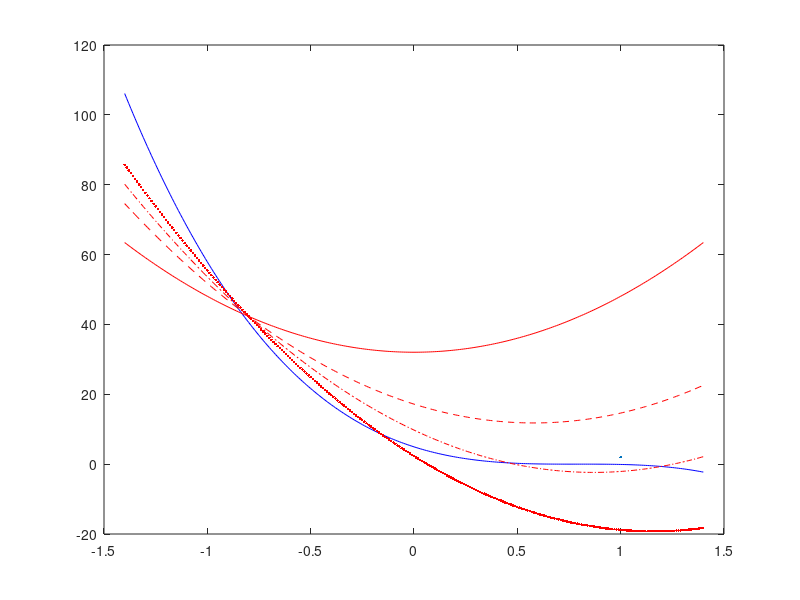

The MATLAB script that drew this image: (Note: this script raises an error after producing the figure.)
clear all; close all; clc

xi = -1.4:0.01:1.4;
mu_0 = 32.04e9;
xi_0 = -0.8;
lambda = 32.04e9;
gamma_r = 3.7150e10;
a0 = 4.9526e9;
a1 = -1.8888e10;
a2 = 2.3960e10;
a3 = -1.0112e10;

%
alpha = 0;

gamma_damaged = alpha * gamma_r;
mu = mu_0 + alpha * xi_0 * gamma_r;

Fs = mu - gamma_damaged .* xi + 0.5 .* lambda .* xi .^ 2;
Fb = a0 + a1 .* xi + a2 .* xi .^ 2 + a3 .* xi .^ 3;

figure();
plot(xi,Fb/1e9,'b-',LineWidth=2); hold on;
plot(xi,Fs/1e9,'r-'); hold on;

%
alpha = 0.5;

gamma_damaged = alpha * gamma_r;
mu = mu_0 + alpha * xi_0 * gamma_r;

Fs = mu - gamma_damaged .* xi + 0.5 .* lambda .* xi .^ 2;

plot(xi,Fs/1e9,'r--'); hold on;

%
alpha = 0.75;

gamma_damaged = alpha * gamma_r;
mu = mu_0 + alpha * xi_0 * gamma_r;

Fs = mu - gamma_damaged .* xi + 0.5 .* lambda .* xi .^ 2;

plot(xi,Fs/1e9,'r-.'); hold on;

%
alpha = 1.0;

gamma_damaged = alpha * gamma_r;
mu = mu_0 + alpha * xi_0 * gamma_r;

Fs = mu - gamma_damaged .* xi + 0.5 .* lambda .* xi .^ 2;

plot(xi,Fs/1e9,'r.'); hold on;

title("Energy vs $\xi$ under various $\alpha$ values",Interpreter="latex",FontSize=20)
legend("Granular Energy $F_b$", "Solid Energy $F_s$, $\alpha$ = 0", "Solid Energy $F_s$, $\alpha$ = 0.5", "Solid Energy $F_s$, $\alpha$ = 0.75","Solid Energy $F_s$, $\alpha$ = 1",Interpreter="latex",FontSize=15);
xlabel("strain invariant ratio $\xi$",Interpreter="latex",FontSize=15)
ylabel("Energy $F_s$ ($F_b$) $GJ$",Interpreter="latex",FontSize=15)
grid on;
ax = gca;
ax.FontSize = 15;
xlim([-1.5 0]);
